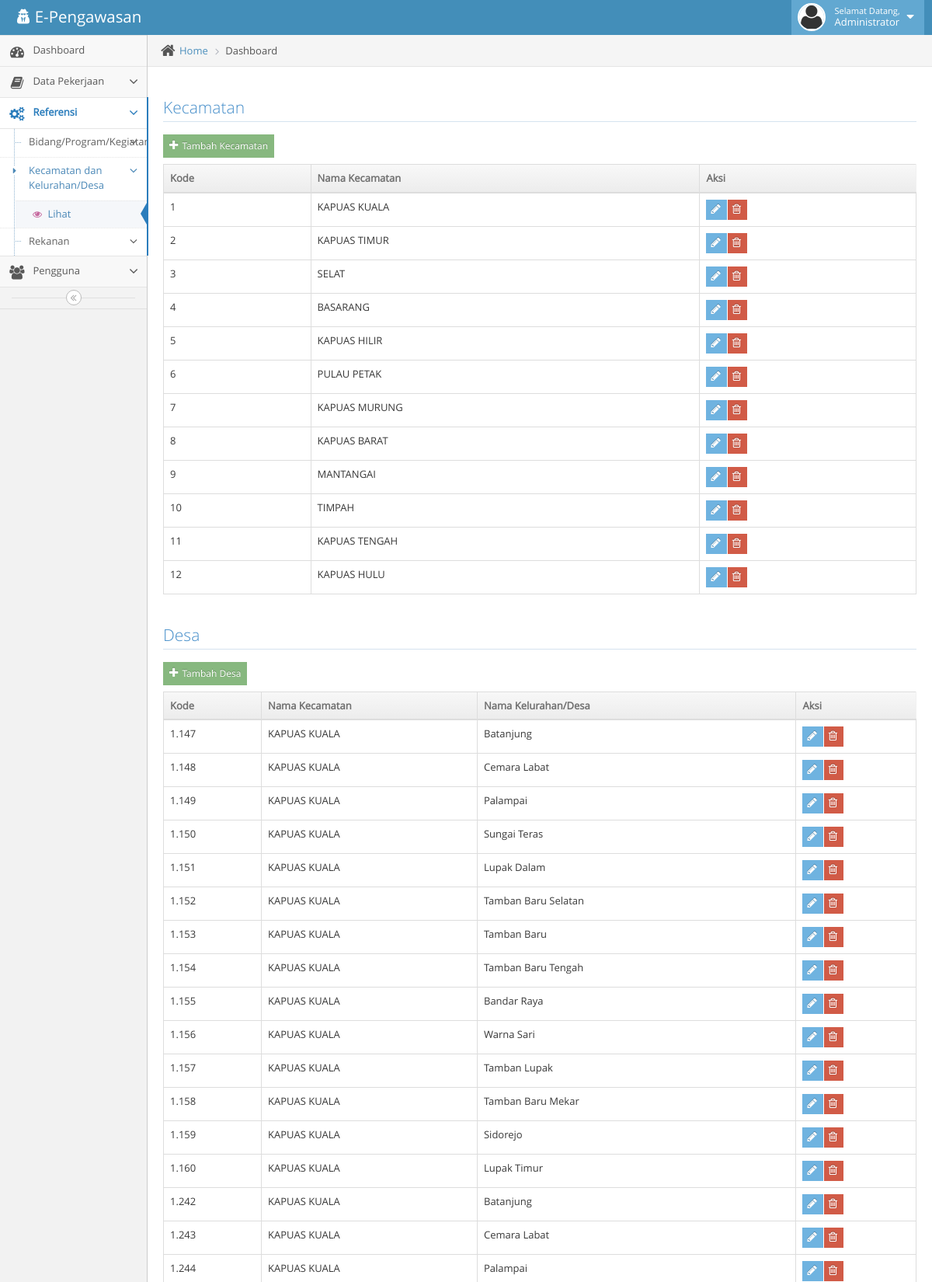
The app's page /main.php?page=ref-desa (signed in, upper part) with its own data.
### tables this page shows
CREATE TABLE IF NOT EXISTS `ref_kecamatan` (
  `idkecamatan` int(11) NOT NULL AUTO_INCREMENT,
  `nmkecamatan` varchar(100) NOT NULL,
  PRIMARY KEY (`idkecamatan`)
);

CREATE TABLE IF NOT EXISTS `ref_desa` (
  `iddesa` int(11) NOT NULL AUTO_INCREMENT,
  `idkecamatan` int(11) NOT NULL,
  `nmdesa` varchar(100) NOT NULL,
  PRIMARY KEY (`iddesa`)
);

### ref-desa.php (the view, shortened to what this page needs)
<div class="main-content-inner">
	<div class="breadcrumbs ace-save-state" id="breadcrumbs">
		<ul class="breadcrumb">
			<li>
				<i class="ace-icon fa fa-home home-icon"></i>
				<a href="#">Home</a>
			</li>
			<li class="active">Dashboard</li>
		</ul>
	</div>
	<div class="page-content">
		<div class="row">
			<div class="col-xs-12">
				<?php
				if(isset($_GET['aksi'])){
					$aksi=$_GET['aksi'];
					if($aksi=='add-kecamatan'){
				?>
				<div class="row">
					<div class="space-6"></div>
					<div class="col-md-12">
						<h3 class="header smaller lighter blue">Kecamatan</h3>
						<div class="clearfix">
							<div class="pull-right tableTools-container"></div>
						</div>
						<div class="col-md-12">
							<div class="widget-box">
								<div class="widget-header">
									<h4 class="widget-title">Tambah Kecamatan</h4>
								</div>
								<div class="widget-body">
									<div class="widget-main">
										<form method="post">
											<div>
												<label for="form-field-select-3">Nama Kecamatan</label>
												<br />
												<input type="text" id="form-field-1" name="nama" placeholder="Nama Kecamatan" class="form-control" />
											</div>
											<div class="form-actions center">
												<button class="btn btn-info" name="add-kecamatan" type="submit">
													<i class="ace-icon fa fa-check bigger-110"></i>
													Submit
												</button>
												&nbsp; &nbsp; &nbsp;
												<button class="btn btn-danger" type="button" onclick="location.href='?page=ref-desa'">
													<i class="ace-icon fa fa-close bigger-110"></i>
													Cancel
												</button>
											</div>
										</form>
										<hr />
									</div>
								</div>
							</div>
						</div>
					</div>
				</div>
				<?php
					}else if($aksi=='edit-kecamatan'){
						$id=$_GET['id'];
						$q=mysql_query("select * from ref_kecamatan where idkecamatan=$id");
						$h=mysql_fetch_array($q);
				?>
				<div class="row">
					<div class="space-6"></div>
					<div class="col-md-12">
						<h3 class="header smaller lighter blue">Kecamatan</h3>
						<div class="clearfix">
							<div class="pull-right tableTools-container"></div>
						</div>
						<div class="col-md-12">
							<div class="widget-box">
								<div class="widget-header">
									<h4 class="widget-title">Edit Kecamatan</h4>
								</div>
								<div class="widget-body">
									<div class="widget-main">
										<form method="post">
											<input type="hidden" name="id" value="<?php echo $id; ?>" />
											<div>
												<label for="form-field-select-3">Nama Kecamatan</label>
												<br />
												<input type="text" value="<?php echo $h['nmkecamatan']; ?>" id="form-field-1" name="nama" placeholder="Nama Kecamatan" class="form-control" />
											</div>
											<div class="form-actions center">
												<button class="btn btn-info" name="edit-kecamatan" type="submit">
													<i class="ace-icon fa fa-check bigger-110"></i>
													Submit
												</button>
												&nbsp; &nbsp; &nbsp;
												<button class="btn btn-danger" type="button" onclick="location.href='?page=ref-desa'">
													<i class="ace-icon fa fa-close bigger-110"></i>
													Cancel
												</button>
											</div>
										</form>
										<hr />
									</div>
								</div>
							</div>
						</div>
					</div>
				</div>
				<?php
					}else if($aksi=='add-desa'){
						$id=$_GET['id'];
				?>
				<div class="row">
					<div class="space-6"></div>
					<div class="col-md-12">
						<h3 class="header smaller lighter blue">Desa</h3>
						<div class="clearfix">
							<div class="pull-right tableTools-container"></div>
						</div>
						<div class="col-md-12">
							<div class="widget-box">
								<div class="widget-header">
									<h4 class="widget-title">Tambah Desa</h4>
								</div>
								<div class="widget-body">
									<div class="widget-main">
										<form method="post">
											<input type="hidden" name="id" value="<?php echo $id; ?>" />
											<div>
												<label for="form-field-select-3">Kecamatan</label>
												<br />
												<select name="kecamatan" class="chosen-select form-control" id="form-field-select-3" data-placeholder="Pilih Kecamatan ...">
													<option value="">  </option>
													<?php
													$q=mysql_query("select * from ref_kecamatan");
													while($h=mysql_fetch_array($q)){
													?>
													<option value="<?php echo $h['idkecamatan']; ?>"><?php echo $h['nmkecamatan']; ?></option>
													<?php
													}
													?>
												</select>
											</div>
											<div>
												<label for="form-field-select-3">Nama Desa</label>
												<br />
												<input type="text" id="form-field-1" name="nama" placeholder="Nama Desa" class="form-control" />
											</div>
											<div class="form-actions center">
												<button class="btn btn-info" name="add-desa" type="submit">
													<i class="ace-icon fa fa-check bigger-110"></i>
													Submit
												</button>
												&nbsp; &nbsp; &nbsp;
												<button class="btn btn-danger" type="button" onclick="location.href='?page=ref-desa'">
													<i class="ace-icon fa fa-close bigger-110"></i>
													Cancel
												</button>
											</div>
										</form>
										<hr />
									</div>
								</div>
							</div>
						</div>
					</div>
				</div>
				<?php
					}else if($aksi=='edit-desa'){
						$id=$_GET['id'];
						$q=mysql_query("select * from ref_desa where iddesa=$id");
						$h=mysql_fetch_array($q);
				?>
				<div class="row">
					<div class="space-6"></div>
					<div class="col-md-12">
						<h3 class="header smaller lighter blue">Desa</h3>
						<div class="clearfix">
							<div class="pull-right tableTools-container"></div>
						</div>
						<div class="col-md-12">
							<div class="widget-box">
								<div class="widget-header">
									<h4 class="widget-title">Edit Desa</h4>
								</div>
								<div class="widget-body">
									<div class="widget-main">
										<form method="post">
											<input type="hidden" name="id" value="<?php echo $id; ?>" />
											<div>
												<label for="form-field-select-3">Kecamatan</label>
												<br />
												<select name="kecamatan" class="chosen-select form-control" id="form-field-select-3" data-placeholder="Pilih Kecamatan ...">
													<option value="">  </option>
													<?php
													$qq=mysql_query("select * from ref_kecamatan");
													while($hh=mysql_fetch_array($qq)){
													?>
													<option value="<?php echo $hh['idkecamatan']; ?>" <?php echo ($h['idkecamatan']==$hh['idkecamatan'])?"selected":""; ?> ><?php echo $hh['nmkecamatan']; ?></option>
													<?php
													}
													?>
												</select>
											</div>
											<div>
												<label for="form-field-select-3">Nama Desa</label>
												<br />
												<input type="text" value="<?php echo $h['nmdesa']; ?>" id="form-field-1" name="nama" placeholder="Nama Desa" class="form-control" />
											</div>
											<div class="form-actions center">
												<button class="btn btn-info" name="edit-desa" type="submit">
													<i class="ace-icon fa fa-check bigger-110"></i>
													Submit
												</button>
												&nbsp; &nbsp; &nbsp;
												<button class="btn btn-danger" type="button" onclick="location.href='?page=ref-desa'">
													<i class="ace-icon fa fa-close bigger-110"></i>
													Cancel
												</button>
											</div>
										</form>
										<hr />
									</div>
								</div>
							</div>
						</div>
					</div>
				</div>
				<?php
					}else if($aksi=='add-kegiatan'){
						$id=$_GET['id'];
				?>
				<div class="row">
					<div class="space-6"></div>
					<div class="col-md-12">
						<h3 class="header smaller lighter blue">Kegiatan</h3>
						<div class="clearfix">
							<div class="pull-right tableTools-container"></div>
						</div>
						<div class="col-md-12">
							<div class="widget-box">
								<div class="widget-header">
									<h4 class="widget-title">Tambah Kegiatan</h4>
								</div>
								<div class="widget-body">
									<div class="widget-main">
										<form method="post">
											<input type="hidden" name="id" value="<?php echo $id; ?>" />
											<div>
												<label for="form-field-select-3">Program</label>
												<br />
												<select name="program" class="chosen-select form-control" id="form-field-select-3" data-placeholder="Pilih Program ...">
													<option value="">  </option>
													<?php
													$q=mysql_query("select * from ref_program");
													while($h=mysql_fetch_array($q)){
													?>
													<option value="<?php echo $h['idprogram']; ?>"><?php echo $h['nmprogram']; ?></option>
													<?php
													}
													?>
												</select>
											</div>
											<div>
												<label for="form-field-select-3">Nama Kegiatan</label>
												<br />
												<input type="text" id="form-field-1" name="nama" placeholder="Nama Kegiatan" class="form-control" />
											</div>
											<div class="form-actions center">
												<button class="btn btn-info" name="add-kegiatan" type="submit">
													<i class="ace-icon fa fa-check bigger-110"></i>
													Submit
												</button>
												&nbsp; &nbsp; &nbsp;
												<button class="btn btn-danger" type="button" onclick="location.href='?page=ref-bidang'">
													<i class="ace-icon fa fa-close bigger-110"></i>
													Cancel
												</button>
											</div>
										</form>
										<hr />
									</div>
								</div>
							</div>
						</div>
					</div>
				</div>
				<?php
					}else if($aksi=='edit-kegiatan'){
						$id=$_GET['id'];
						$q=mysql_query("select * from ref_kegiatan where idkegiatan=$id");
						$h=mysql_fetch_array($q);
				?>
				<div class="row">
					<div class="space-6"></div>
					<div class="col-md-12">
						<h3 class="header smaller lighter blue">Kegiatan</h3>
						<div class="clearfix">
							<div class="pull-right tableTools-container"></div>
						</div>
						<div class="col-md-12">
							<div class="widget-box">
								<div class="widget-header">
									<h4 class="widget-title">Edit Kegiatan</h4>
								</div>
								<div class="widget-body">
									<div class="widget-main">
										<form method="post">
											<input type="hidden" name="id" value="<?php echo $id; ?>" />
											<div>
												<label for="form-field-select-3">Program</label>
												<br />
												<select name="program" class="chosen-select form-control" id="form-field-select-3" data-placeholder="Pilih Bidang ...">
													<option value="">  </option>
													<?php
													$qq=mysql_query("select * from ref_program");
													while($hh=mysql_fetch_array($qq)){
													?>
													<option value="<?php echo $hh['idprogram']; ?>" <?php echo ($h['idprogram']==$hh['idprogram'])?"selected":""; ?> ><?php echo $hh['nmprogram']; ?></option>
													<?php
													}
													?>
												</select>
											</div>
											<div>
												<label for="form-field-select-3">Nama Kegiatan</label>
												<br />
												<input type="text" value="<?php echo $h['nmkegiatan']; ?>" id="form-field-1" name="nama" placeholder="Nama Kegiatan" class="form-control" />
											</div>
											<div class="form-actions center">
												<button class="btn btn-info" name="edit-kegiatan" type="submit">
													<i class="ace-icon fa fa-check bigger-110"></i>
													Submit
												</button>
												&nbsp; &nbsp; &nbsp;
												<button class="btn btn-danger" type="button" onclick="location.href='?page=ref-bidang'">
													<i class="ace-icon fa fa-close bigger-110"></i>
													Cancel
												</button>
											</div>
										</form>
										<hr />
									</div>
								</div>
							</div>
						</div>
					</div>
				</div>
				<?php
					}
				}else{
				?>
				<div class="row">
					<div class="space-6"></div>
					<div class="col-md-12">
						<h3 class="header smaller lighter blue">Kecamatan</h3>
						<button class="btn btn-xs btn-success" onclick="location.href='?page=ref-desa&aksi=add-kecamatan'">
							<i class="ace-icon fa fa-plus bigger-120"></i>
							Tambah Kecamatan
						</button>
						<div class="clearfix">
						</div>
						<table id="simple-table" class="table  table-bordered table-hover">
							<thead>
								<tr>
									<th>Kode</th>
									<th>Nama Kecamatan</th>
									<th>Aksi</th>
								</tr>
							</thead>
							<tbody>
								<?php
								$q=mysql_query("select * from ref_kecamatan order by idkecamatan asc");
								while($h=mysql_fetch_array($q)){
								?>
								<tr>
									<td><?php echo $h['idkecamatan']; ?></td>
									<td><?php echo $h['nmkecamatan']; ?></td>
									<td>
										<div class="btn-group">
											<button class="btn btn-xs btn-info" onclick="location.href='?page=ref-desa&id=<?php echo $h['idkecamatan']; ?>&aksi=edit-kecamatan'" type="button">
												<i class="ace-icon fa fa-pencil bigger-120"></i>
											</button>
											<button class="btn btn-xs btn-danger" onclick="location.href='?page=ref-desa&id=<?php echo $h['idkecamatan']; ?>&del-kecamatan'" type="button">
												<i class="ace-icon fa fa-trash-o bigger-120"></i>
											</button>
										</div>
									</td>
								</tr>
								<?php
								}
								?>
							</tbody>
						</table>
					</div>
					<div class="col-md-12">
						<h3 class="header smaller lighter blue">Desa</h3>
						<button class="btn btn-xs btn-success" onclick="location.href='?page=ref-desa&aksi=add-desa'">
							<i class="ace-icon fa fa-plus bigger-120"></i>
							Tambah Desa
						</button>
						<div class="clearfix">
						</div>
						<table id="table-desa" class="table table-bordered table-hover">
							<thead>
								<tr>
									<th>Kode</th>
									<th>Nama Kecamatan</th>
									<th>Nama Kelurahan/Desa</th>
									<th>Aksi</th>
								</tr>
							</thead>
							<tbody>
								<?php
								$q=mysql_query("select iddesa,d.idkecamatan,nmdesa,nmkecamatan from ref_desa as p inner join ref_kecamatan as d on p.idkecamatan=d.idkecamatan order by d.idkecamatan,iddesa asc");
								while($h=mysql_fetch_array($q)){
								?>
								<tr>
									<td><?php echo "$h[idkecamatan].$h[iddesa]"; ?></td>
									<td><?php echo $h['nmkecamatan']; ?></td>
									<td><?php echo $h['nmdesa']; ?></td>
									<td>
										<div class="btn-group">
											<button class="btn btn-xs btn-info" onclick="location.href='?page=ref-desa&id=<?php echo $h['iddesa']; ?>&aksi=edit-desa'" type="button">
												<i class="ace-icon fa fa-pencil bigger-120"></i>
											</button>
											<button class="btn btn-xs btn-danger" onclick="location.href='?page=ref-desa&id=<?php echo $h['iddesa']; ?>&del-desa'" type="button">
												<i class="ace-icon fa fa-trash-o bigger-120"></i>
											</button>
										</div>
									</td>
								</tr>
								<?php
								}
								?>
							</tbody>
						</table>
					</div>
				</div>
				<?php
				}
				?>
			</div>
		</div>
	</div>
</div>

### records on screen
ref_kecamatan: idkecamatan "1", nmkecamatan "KAPUAS KUALA"
ref_kecamatan: idkecamatan "2", nmkecamatan "KAPUAS TIMUR"
ref_kecamatan: idkecamatan "3", nmkecamatan "SELAT"
ref_kecamatan: idkecamatan "4", nmkecamatan "BASARANG"
ref_kecamatan: idkecamatan "5", nmkecamatan "KAPUAS HILIR"
ref_kecamatan: idkecamatan "6", nmkecamatan "PULAU PETAK"
ref_kecamatan: idkecamatan "7", nmkecamatan "KAPUAS MURUNG"
ref_kecamatan: idkecamatan "8", nmkecamatan "KAPUAS BARAT"
ref_kecamatan: idkecamatan "9", nmkecamatan "MANTANGAI"
ref_kecamatan: idkecamatan "10", nmkecamatan "TIMPAH"
ref_kecamatan: idkecamatan "11", nmkecamatan "KAPUAS TENGAH"
ref_kecamatan: idkecamatan "12", nmkecamatan "KAPUAS HULU"
ref_desa: idkecamatan.idkecamatan "1", iddesa "147", idkecamatan.nmkecamatan "KAPUAS KUALA", nmdesa "Batanjung"
ref_desa: idkecamatan.idkecamatan "1", iddesa "148", idkecamatan.nmkecamatan "KAPUAS KUALA", nmdesa "Cemara Labat"
ref_desa: idkecamatan.idkecamatan "1", iddesa "149", idkecamatan.nmkecamatan "KAPUAS KUALA", nmdesa "Palampai"
ref_desa: idkecamatan.idkecamatan "1", iddesa "150", idkecamatan.nmkecamatan "KAPUAS KUALA", nmdesa "Sungai Teras"
ref_desa: idkecamatan.idkecamatan "1", iddesa "151", idkecamatan.nmkecamatan "KAPUAS KUALA", nmdesa "Lupak Dalam"
ref_desa: idkecamatan.idkecamatan "1", iddesa "152", idkecamatan.nmkecamatan "KAPUAS KUALA", nmdesa "Tamban Baru Selatan"
ref_desa: idkecamatan.idkecamatan "1", iddesa "153", idkecamatan.nmkecamatan "KAPUAS KUALA", nmdesa "Tamban Baru"
ref_desa: idkecamatan.idkecamatan "1", iddesa "154", idkecamatan.nmkecamatan "KAPUAS KUALA", nmdesa "Tamban Baru Tengah"
ref_desa: idkecamatan.idkecamatan "1", iddesa "155", idkecamatan.nmkecamatan "KAPUAS KUALA", nmdesa "Bandar Raya"
ref_desa: idkecamatan.idkecamatan "1", iddesa "156", idkecamatan.nmkecamatan "KAPUAS KUALA", nmdesa "Warna Sari"
ref_desa: idkecamatan.idkecamatan "1", iddesa "157", idkecamatan.nmkecamatan "KAPUAS KUALA", nmdesa "Tamban Lupak"
ref_desa: idkecamatan.idkecamatan "1", iddesa "158", idkecamatan.nmkecamatan "KAPUAS KUALA", nmdesa "Tamban Baru Mekar"
ref_desa: idkecamatan.idkecamatan "1", iddesa "159", idkecamatan.nmkecamatan "KAPUAS KUALA", nmdesa "Sidorejo"
ref_desa: idkecamatan.idkecamatan "1", iddesa "160", idkecamatan.nmkecamatan "KAPUAS KUALA", nmdesa "Lupak Timur"
ref_desa: idkecamatan.idkecamatan "1", iddesa "242", idkecamatan.nmkecamatan "KAPUAS KUALA", nmdesa "Batanjung"
ref_desa: idkecamatan.idkecamatan "1", iddesa "243", idkecamatan.nmkecamatan "KAPUAS KUALA", nmdesa "Cemara Labat"
ref_desa: idkecamatan.idkecamatan "1", iddesa "244", idkecamatan.nmkecamatan "KAPUAS KUALA", nmdesa "Palampai"

### other values on screen
$_SESSION['nama'] "Administrator"
